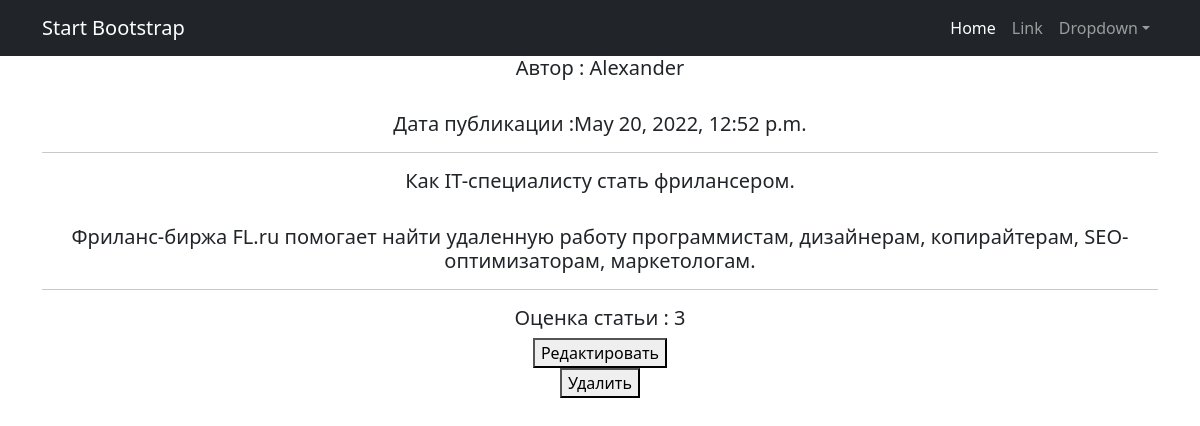
The page /news/2 on the database its author committed.
### news/models.py (models this page shows, shortened)
class Post(models.Model):
    article = 'AR'
    news = 'NW'
    TYPES = [(article, 'статья'), (news, 'новость')]
    post_author = models.ForeignKey(Author, on_delete=models.CASCADE)
    post_type = models.CharField(max_length=2, choices=TYPES)
    post_time_create = models.DateTimeField(auto_now_add=True)
    post_category = models.ManyToManyField(Category, through='PostCategory')
    post_title = models.CharField(max_length=255)
    post_text = models.TextField()
    post_rating = models.IntegerField(default=0)

class Author(models.Model):
    author = models.OneToOneField(User, on_delete=models.CASCADE)
    author_rating = models.IntegerField(default=0, verbose_name='rating')
    def __str__(self):
        return f'{self.author}'

### news/views.py (the view)
# urls.py: path('<int:pk>', PostDetail.as_view(), name='post'),
class PostDetail(DetailView):
    model = Post
    template_name = 'post.html'
    context_object_name = 'post'
    queryset = Post.objects.all()

### news/templatetags/custom_filters.py (called while the page is built)
@register.filter(name='censor')
def censor(value):
    count = 0
    bad_words = ['сука', 'черт', 'блин', 'скотина', 'падла', 'гадость']
    text = value.split()
    for word in text:
        word = word.lower()
        for bad_word in bad_words:
            if word == bad_word:
                return value.replace(text[count], '*' * len(word))
        count += 1
    return value

### templates/post.html (shortened to what this page needs)
{% extends 'flatpages/default.html' %}
{% load custom_filters %}
{% load custom_tags %}
{% block content %}
<h5>Автор : {{ post.post_author }}</h5>
<br>
<h5>Дата публикации :{{ post.post_time_create }}</h5>
<hr>
<h5> {{ post.post_title | censor}}.</h5>
<br>
<h5> {{ post.post_text | censor }}</h5>
<hr>
<h5> Оценка статьи : {{ post.post_rating }}</h5>
<body>
  <form action="{% url 'post_update' post.id %}">
   <button>Редактировать</button>
  </form>
  <form action="{% url 'post_delete' post.id %}">
   <button>Удалить</button>
  </form>
 </body>
{% endblock content %}

### rows shown on the page
Post: post_author "Alexander", post_time_create "May 20, 2022, 12:52 p.m.", post_title|censor "Как IT-специалисту стать фрилансером", post_text|censor "Фриланс-биржа FL.ru помогает найти удаленную работу программистам, дизайнерам, копирайтерам, SEO-оптимизаторам, маркетологам.", post_rating "3"
